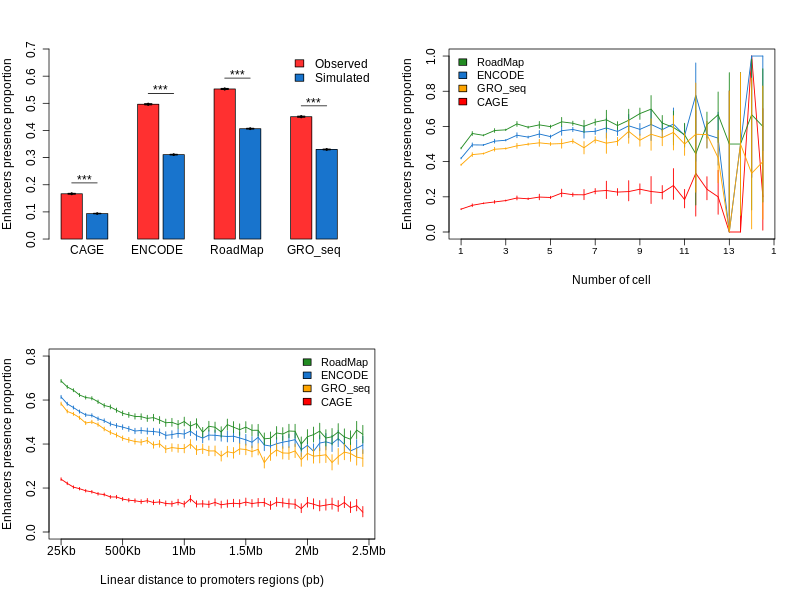

Source code (R):
setwd("/home/laverre/Documents/Regulatory_Landscape/public_scripts/main_figures/")

load("Fig2_cell.Rdata")

CEX = 1.2
LWD = 1.2

png("Fig2.png", width = 800, height = 600)
par(mfrow=c(2,2))
### A - % overlap with enhancers

barcenter <- barplot(proportion, border=rep(c("black", "black", "white"),4), col=rep(c("firebrick1", "dodgerblue3", "white"),4), 
                     ylim=c(0,0.7), ylab="Enhancers presence proportion", axisnames = F, cex.lab=CEX, cex.axis=CEX)
text(c(1.4,4.7,8.5,12.1), par("usr")[3]-0.005, labels = enh_dataset, pos = 1, xpd = TRUE, cex=CEX)
legend("topright", legend = c("Observed", "Simulated"), fill=c("firebrick1", "dodgerblue3"), bty='n', cex=CEX)

segments(barcenter, conf_up, barcenter, conf_low, lwd = 3, cex=CEX)
arrows(barcenter, conf_up, barcenter, conf_low, lwd = 1.5, angle = 90, code = 3, length = 0.05, cex=CEX)

for (x in seq(1,length(barcenter)-1, by=3)){
  segments(barcenter[x], proportion[x]+0.04, barcenter[x+1], proportion[x]+0.04) 
  text("***", x=(barcenter[x]+barcenter[x+1])/2, y=proportion[x]+0.06, cex=CEX)
}

# B - % overlap as a function of number of cell types

plot(human_enh_cell$CAGE, type="l", col="red", lwd=LWD, ylab="Enhancers presence proportion", xlab="Number of cell", xaxt = "n",
     cex.lab=CEX, ylim=c(0,1), cex.axis=CEX)
for (row in 1:nrow(human_enh_cell)){
  segments(x0=row,y0=human_enh_cell[row,]$CAGE_conflow,x1=row,y1=human_enh_cell[row,]$CAGE_confup, col='red', lwd=LWD)}

points(human_enh_cell$ENCODE, type="l", col="dodgerblue3", lwd=LWD)
for (row in 1:nrow(human_enh_cell)){
  segments(x0=row,y0=human_enh_cell[row,]$ENCODE_conflow,x1=row,y1=human_enh_cell[row,]$ENCODE_confup, col="dodgerblue3", lwd=LWD)}

points(human_enh_cell$RoadMap, type="l", col="forestgreen", lwd=LWD)
for (row in 1:nrow(human_enh_cell)){
  segments(x0=row,y0=human_enh_cell[row,]$RoadMap_conflow,x1=row,y1=human_enh_cell[row,]$RoadMap_confup, col="forestgreen", lwd=LWD)}

points(human_enh_cell$GRO_seq, type="l", col="orange", lwd=LWD)
for (row in 1:nrow(human_enh_cell)){
  segments(x0=row,y0=human_enh_cell[row,]$GRO_seq_conflow,x1=row,y1=human_enh_cell[row,]$GRO_seq_confup, col='orange', lwd=LWD)}

class_leg <- c("1", "3", "5", "7", "9", "11", "13")
axis(1, at=seq(1,51,4), labels=F)
text(seq(1,51,4), par("usr")[3]-0.02, labels = class_leg, pos = 1, xpd = TRUE)
legend("topleft", legend=c("RoadMap", "ENCODE", "GRO_seq","CAGE"), fill=c("forestgreen", "dodgerblue3", "orange","red"), bty='n', cex=CEX-0.1)

# C - % overlap as a function of the genomic distance
plot(human_enh_dist$CAGE[0:50], type="l", col="red", lwd=LWD, ylab="Enhancers presence proportion",
     xlab="Linear distance to promoters regions (pb)", xaxt = "n", cex.lab=CEX, ylim=c(0,0.8), cex.axis=CEX)
for (row in 1:nrow(human_enh_dist[0:50,])){
  segments(x0=row,y0=human_enh_dist[row,]$CAGE_conflow,x1=row,y1=human_enh_dist[row,]$CAGE_confup, col='red', lwd=LWD)}

#points(human_enh_dist_simul$CAGE[0:50], type="l", col="blue", lwd=1.2)
#for (row in 1:nrow(human_enh_dist_simul[0:50,])){
#  segments(x0=row,y0=human_enh_dist_simul[row,]$CAGE_conflow,x1=row,y1=human_enh_dist_simul[row,]$CAGE_confup, col="blue", lwd=0.4)}

points(human_enh_dist$ENCODE[0:50], type="l", col="dodgerblue3", lwd=LWD)
for (row in 1:nrow(human_enh_dist[0:50,])){
  segments(x0=row,y0=human_enh_dist[row,]$ENCODE_conflow,x1=row,y1=human_enh_dist[row,]$ENCODE_confup, col="dodgerblue3", lwd=LWD)}

#points(human_enh_dist_simul$ENCODE[0:50], type="l",  lty=2, col="dodgerblue3", lwd=0.6)
#for (row in 1:nrow(human_enh_dist_simul[0:50,])){
#  segments(x0=row,y0=human_enh_dist_simul[row,]$ENCODE_conflow,x1=row,y1=human_enh_dist_simul[row,]$ENCODE_confup, col="dodgerblue3", lwd=0.2)}

points(human_enh_dist$RoadMap[0:50], type="l", col="forestgreen", lwd=LWD)
for (row in 1:nrow(human_enh_dist[0:50,])){
  segments(x0=row,y0=human_enh_dist[row,]$RoadMap_conflow,x1=row,y1=human_enh_dist[row,]$RoadMap_confup, col="forestgreen", lwd=LWD)}

#points(human_enh_dist_simul$RoadMap[0:50], type="l", lty=2,  col="forestgreen", lwd=0.6)
#for (row in 1:nrow(human_enh_dist_simul[0:50,])){
#  segments(x0=row,y0=human_enh_dist_simul[row,]$RoadMap_conflow,x1=row,y1=human_enh_dist_simul[row,]$RoadMap_confup, col="forestgreen", lwd=0.2)}

points(human_enh_dist$GRO_seq[0:50], type="l", col="orange", lwd=LWD)
for (row in 1:nrow(human_enh_dist[0:50,])){
  segments(x0=row,y0=human_enh_dist[row,]$GRO_seq_conflow,x1=row,y1=human_enh_dist[row,]$GRO_seq_confup, col='orange', lwd=LWD)}

#points(human_enh_dist_simul$GRO_seq[0:50], type="l", lty=2, col="orange", lwd=0.6)
#for (row in 1:nrow(human_enh_dist_simul[0:50,])){
#  segments(x0=row,y0=human_enh_dist_simul[row,]$GRO_seq_conflow,x1=row,y1=human_enh_dist_simul[row,]$GRO_seq_confup, col="orange", lwd=0.2)}

class_leg <- c("25Kb", "500Kb", "1Mb", "1.5Mb", "2Mb", "2.5Mb", "3Mb", "3.5Mb", "4Mb")
axis(1, at=seq(1,81,10), labels=F)
text(seq(1,81,10), par("usr")[3]-0.01, labels = class_leg, pos = 1, xpd = TRUE, cex=CEX)
legend("topright", legend=c("RoadMap", "ENCODE", "GRO_seq","CAGE"), fill=c("forestgreen", "dodgerblue3", "orange","red"), bty='n', cex=CEX-0.1)

dev.off()